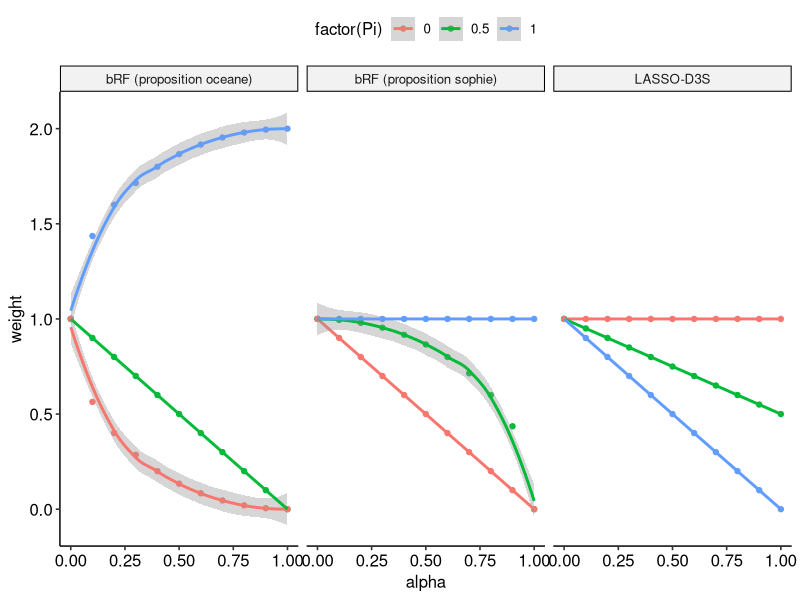

Source code (R):
library(tidyr)
library(ggplot2)
library(ggpubr)

ALPHAS <- seq(0,1, by = 0.1)


weights_rf <- function(pi, alpha){
  if (pi == 1)
    return(sqrt(1-(alpha-1)^2)+1)
  if(pi==0.5)
    return(1-alpha)
  if(pi == 0)
    return(-sqrt(1-(alpha-1)^2)+1)
}

weights_sophie <- function(pi, alpha){
  if (pi == 1)
    return(1)
  if(pi==0)
    return(1-alpha)
  if(pi == 0.5)
    return(sqrt(1-(alpha)^2))
}


weights_lasso <- function(pi, alpha){
  return(1 - pi * alpha)
}


links <- data.frame("Pi" = rep(c(1, 0.5, 0), each = 11),
                    "alpha" = rep(ALPHAS, 3),
                    "bRF (proposition oceane)" = mapply(weights_rf, rep(c(1, 0.5, 0), each = 11), rep(ALPHAS, 3)),
                    "bRF (proposition sophie)" = mapply(weights_sophie, rep(c(1, 0.5, 0), each = 11), rep(ALPHAS, 3)),
                    "LASSO-D3S" = mapply(weights_lasso, rep(c(1, 0.5, 0), each = 11), rep(ALPHAS, 3)), check.names = F)

links %>%
  gather(key = "method", value = "weight", `bRF (proposition oceane)`, `bRF (proposition sophie)`, `LASSO-D3S`) %>%
  ggplot(aes(x=alpha, y=weight, color = factor(Pi))) + 
  geom_point() +
  facet_wrap(~method) + 
  geom_smooth() +
  theme_pubr()

